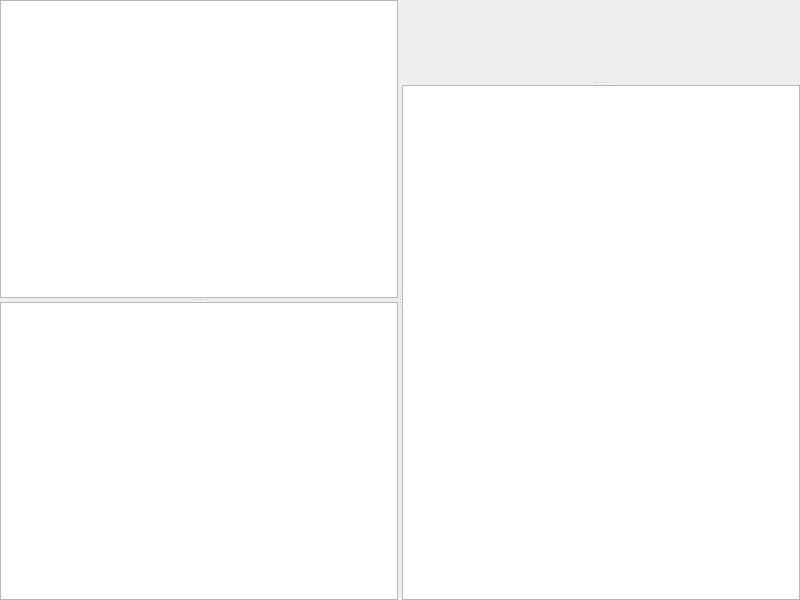
<?xml version="1.0" encoding="UTF-8"?>
<ui version="4.0">
 <class>MainHexEditor</class>
 <widget class="QWidget" name="MainHexEditor">
  <property name="geometry">
   <rect>
    <x>0</x>
    <y>0</y>
    <width>800</width>
    <height>600</height>
   </rect>
  </property>
  <property name="windowTitle">
   <string>Form</string>
  </property>
  <layout class="QHBoxLayout" name="horizontalLayout">
   <property name="spacing">
    <number>0</number>
   </property>
   <property name="leftMargin">
    <number>0</number>
   </property>
   <property name="topMargin">
    <number>0</number>
   </property>
   <property name="rightMargin">
    <number>0</number>
   </property>
   <property name="bottomMargin">
    <number>0</number>
   </property>
   <item>
    <widget class="QSplitter" name="central_split">
     <property name="orientation">
      <enum>Qt::Horizontal</enum>
     </property>
     <widget class="QWidget" name="tool_container" native="true">
      <layout class="QVBoxLayout" name="verticalLayout">
       <property name="spacing">
        <number>0</number>
       </property>
       <property name="leftMargin">
        <number>0</number>
       </property>
       <property name="topMargin">
        <number>0</number>
       </property>
       <property name="rightMargin">
        <number>0</number>
       </property>
       <property name="bottomMargin">
        <number>0</number>
       </property>
       <item>
        <widget class="QSplitter" name="tool_separator">
         <property name="orientation">
          <enum>Qt::Vertical</enum>
         </property>
         <widget class="ProjectView" name="projectview"/>
         <widget class="QTableView" name="tableView"/>
        </widget>
       </item>
      </layout>
     </widget>
     <widget class="QWidget" name="editor_container" native="true">
      <layout class="QVBoxLayout" name="verticalLayout_2">
       <property name="spacing">
        <number>0</number>
       </property>
       <property name="leftMargin">
        <number>0</number>
       </property>
       <property name="topMargin">
        <number>0</number>
       </property>
       <property name="rightMargin">
        <number>0</number>
       </property>
       <property name="bottomMargin">
        <number>0</number>
       </property>
       <item>
        <widget class="QSplitter" name="editor_separator">
         <property name="orientation">
          <enum>Qt::Vertical</enum>
         </property>
         <widget class="HexEditor" name="hexeditor" native="true"/>
         <widget class="TemplateEditor" name="templateeditor"/>
        </widget>
       </item>
      </layout>
     </widget>
    </widget>
   </item>
  </layout>
 </widget>
 <customwidgets>
  <customwidget>
   <class>TemplateEditor</class>
   <extends>QTreeView</extends>
   <header>templateeditor.h</header>
  </customwidget>
  <customwidget>
   <class>HexEditor</class>
   <extends>QWidget</extends>
   <header>hexeditor.h</header>
   <container>1</container>
  </customwidget>
  <customwidget>
   <class>ProjectView</class>
   <extends>QTreeView</extends>
   <header>projectview.h</header>
  </customwidget>
 </customwidgets>
 <resources/>
 <connections/>
</ui>
